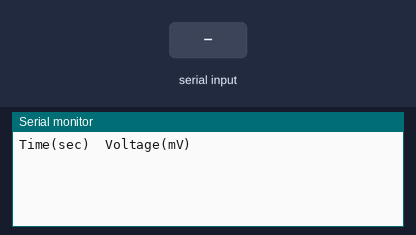
A program run on a simulated ESP32. On the bench: the last lines printed to the serial monitor. The inputs (shaded band) are chosen by the test bench.

Above: at 1.2 s.
1.3 s: "1\n" received over the second serial link
At 1.8 s:
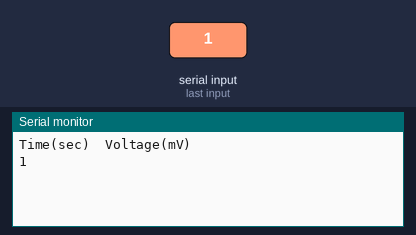
2.8 s: "0\n" received over the second serial link
At 4.0 s:
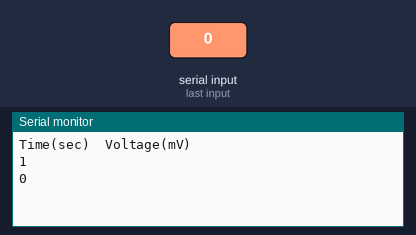
4.3 s: "2\n" received over the second serial link
At 5.3 s:
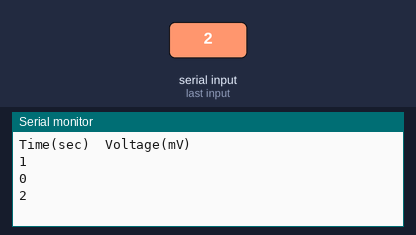

The program:

main.cpp
```cpp
#include <Arduino.h>


#define RX_PIN 16  // Change to your desired RX pin
#define TX_PIN 17  // Change to your desired TX pin

HardwareSerial MySerial(1);  // UART1

void setup() {
  Serial.begin(115200);  // Start the built-in serial port
  MySerial.begin(57600, SERIAL_8N1, RX_PIN, TX_PIN);  // Start the hardware serial port
  Serial.println("Time(sec)\tVoltage(mV)"); // Send the variable names
}

void loop() {
  if (MySerial.available()) {  // If data is available to read,
    String data = MySerial.readStringUntil('\n');  // read the entire line
    data.replace(',', '\t');  // replace the comma with a tab
    Serial.println(data);  // Print the modified data to the built-in serial port
  }
}


/*
void setup(){
    Serial.begin(115200);
}

void loop(){
    // get all of our variables of interest
    float t = millis()/1000.0;
    float var_sin = sin(t); // sin(t)
    float var_cos = cos(t); // cos(t)

    // write them all to console with tabs in between them
    Serial.print(t);         // first variable is program time in seconds. This can be plotted on an x-axis!
    Serial.print("\t");
    Serial.print(var_sin);   // second variable is sin(t)
    Serial.print("\t");      // this last "\t" isn't required, but doesn't hurt
    Serial.println(var_cos); // third varible is cos(t). make sure to finish with a println!

    // For example, at 2.5 seconds, this prints out like so, where \t
    // is the tab character, and \n is the newline character
    // 2500\t0.598\t-0.801\t\n
}
*/
```

Measured:
- after the input at 1.3 s, the serial monitor: prints a new line at once (image 1)
- after the input at 2.8 s, the serial monitor: prints a new line at once (image 2)
- after the input at 4.3 s, the serial monitor: prints a new line at once (image 3)
